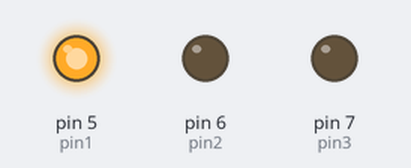
A sketch run on a simulated Arduino Uno, built with avr-gcc and run on an emulated ATmega328P. Parts: output pins drawn as LEDs (lit = HIGH).

Above: at 0.05 s.
At 0.55 s:
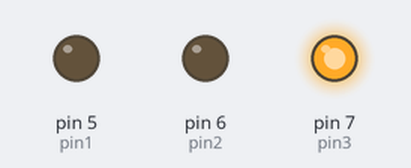
At 0.85 s:
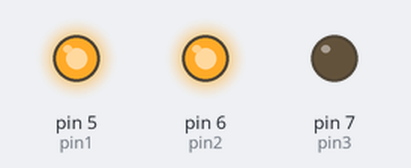
At 1.25 s:
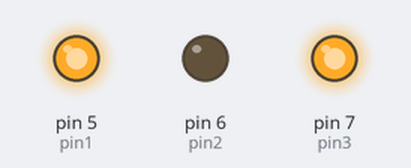
At 1.55 s:
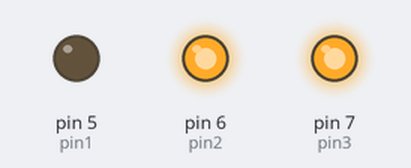
At 2.85 s:
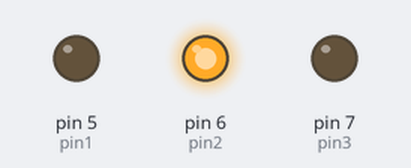
Timing chart, 0 to 3.1 s (numbered marks = the images above):
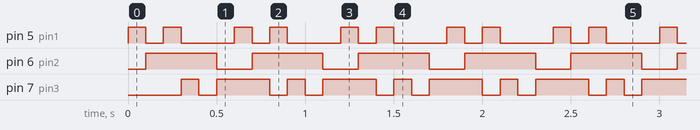

Measured:
- by itself, pin 5 (pin1): repeats every 0.60 s: LOW 0.10 s, HIGH 0.10 s, LOW 0.30 s, HIGH 0.10 s
- by itself, pin 6 (pin2): alternates HIGH for 0.40 s and LOW for 0.20 s
- by itself, pin 7 (pin3): repeats every 0.60 s: LOW 0.10 s, HIGH 0.30 s, LOW 0.10 s, HIGH 0.10 s

The sketch:

CharliePlexing.ino
```cpp
#define pin1 5
#define pin2 6
#define pin3 7

#define t 100


void charlie(int x,int y, int z)
{
  pinMode(x,OUTPUT);
  pinMode(y,OUTPUT);
  pinMode(z,INPUT);

  digitalWrite(x,HIGH);
  digitalWrite(y,LOW);
  digitalWrite(z,LOW);
}


void setup()
{

}

void loop()
{
  charlie(pin1, pin2, pin3);
  delay(t);
  charlie(pin2, pin1, pin3);
  delay(t);

  charlie(pin1, pin3, pin2);
  delay(t);
  charlie(pin3, pin1, pin2);
  delay(t);

  charlie(pin2, pin3, pin1);
  delay(t);
  charlie(pin3, pin2, pin1);
  delay(t);
}
```
